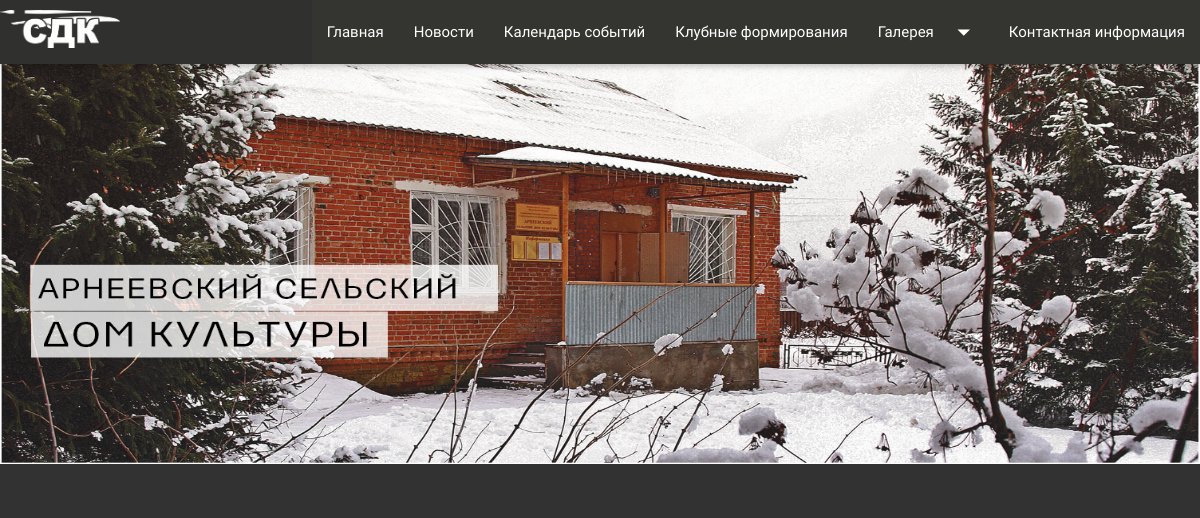
The app's page /photo/albums/, older data.
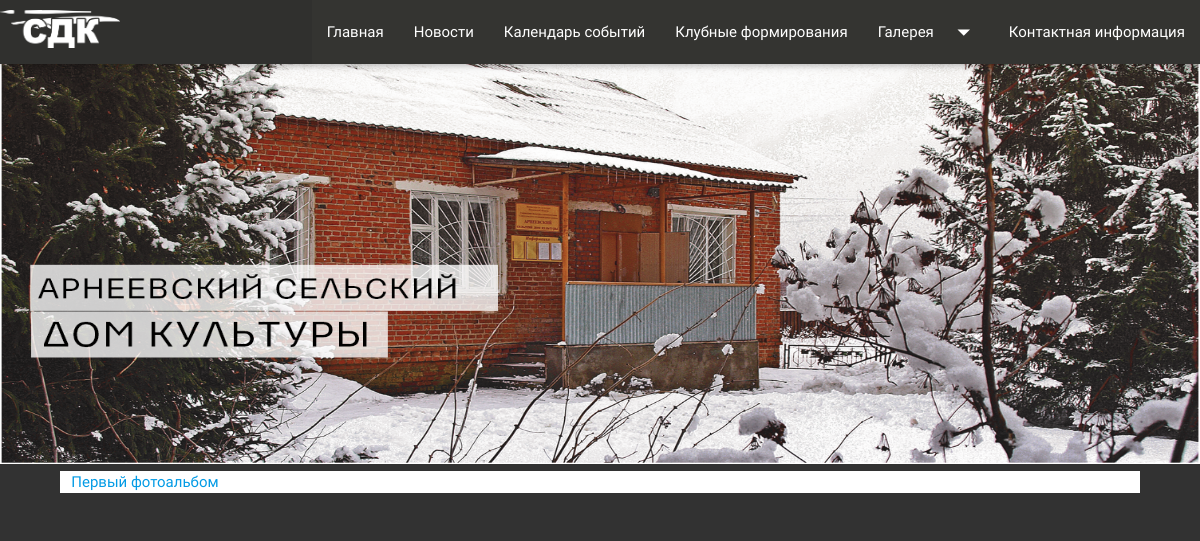
The same page, newer data.
### core/models.py (models this page shows, shortened)
class PhotoAlbum(models.Model):
    title = models.CharField(max_length=100, verbose_name='Название Альбома')
    img = models.ImageField(upload_to='albums/', verbose_name='Превью Альбома')

### core/views.py (the view)
class PhotoAlbumList(ListView):
    model = PhotoAlbum
    template_name = 'core/photo_album_list.html'

### core/templates/core/photo_album_list.html
{% extends 'core/base/base.html' %}
{% block content %}
    {% for photo_album in object_list %}
        <a href="{% url 'photo_album_detail_view' photo_album.pk %}">{{ photo_album.title }}</a>
    {% endfor %}
{% endblock content %}

Row changes from the older to the newer data that the page shows:
added PhotoAlbum: title "Первый фотоальбом"
